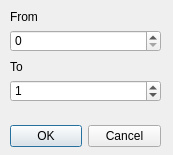
<?xml version="1.0" encoding="UTF-8"?>
<ui version="4.0">
 <class>fArco</class>
 <widget class="QDialog" name="fArco">
  <property name="geometry">
   <rect>
    <x>0</x>
    <y>0</y>
    <width>173</width>
    <height>155</height>
   </rect>
  </property>
  <property name="windowTitle">
   <string>Edge</string>
  </property>
  <property name="windowIcon">
   <iconset>
    <normaloff>images/molecule.png</normaloff>images/molecule.png</iconset>
  </property>
  <widget class="QDialogButtonBox" name="buttonBox">
   <property name="geometry">
    <rect>
     <x>10</x>
     <y>120</y>
     <width>151</width>
     <height>32</height>
    </rect>
   </property>
   <property name="orientation">
    <enum>Qt::Horizontal</enum>
   </property>
   <property name="standardButtons">
    <set>QDialogButtonBox::Cancel|QDialogButtonBox::Ok</set>
   </property>
  </widget>
  <widget class="QLabel" name="label">
   <property name="geometry">
    <rect>
     <x>10</x>
     <y>10</y>
     <width>46</width>
     <height>13</height>
    </rect>
   </property>
   <property name="text">
    <string>From</string>
   </property>
  </widget>
  <widget class="QLabel" name="label_2">
   <property name="geometry">
    <rect>
     <x>10</x>
     <y>60</y>
     <width>46</width>
     <height>13</height>
    </rect>
   </property>
   <property name="text">
    <string>To</string>
   </property>
  </widget>
  <widget class="QSpinBox" name="eDa">
   <property name="geometry">
    <rect>
     <x>10</x>
     <y>30</y>
     <width>151</width>
     <height>22</height>
    </rect>
   </property>
   <property name="maximum">
    <number>9999999</number>
   </property>
  </widget>
  <widget class="QSpinBox" name="eA">
   <property name="geometry">
    <rect>
     <x>10</x>
     <y>80</y>
     <width>151</width>
     <height>22</height>
    </rect>
   </property>
   <property name="maximum">
    <number>9999999</number>
   </property>
   <property name="value">
    <number>1</number>
   </property>
  </widget>
 </widget>
 <resources/>
 <connections>
  <connection>
   <sender>buttonBox</sender>
   <signal>accepted()</signal>
   <receiver>fArco</receiver>
   <slot>accept()</slot>
   <hints>
    <hint type="sourcelabel">
     <x>170</x>
     <y>194</y>
    </hint>
    <hint type="destinationlabel">
     <x>157</x>
     <y>274</y>
    </hint>
   </hints>
  </connection>
  <connection>
   <sender>buttonBox</sender>
   <signal>rejected()</signal>
   <receiver>fArco</receiver>
   <slot>reject()</slot>
   <hints>
    <hint type="sourcelabel">
     <x>170</x>
     <y>200</y>
    </hint>
    <hint type="destinationlabel">
     <x>286</x>
     <y>274</y>
    </hint>
   </hints>
  </connection>
 </connections>
</ui>
